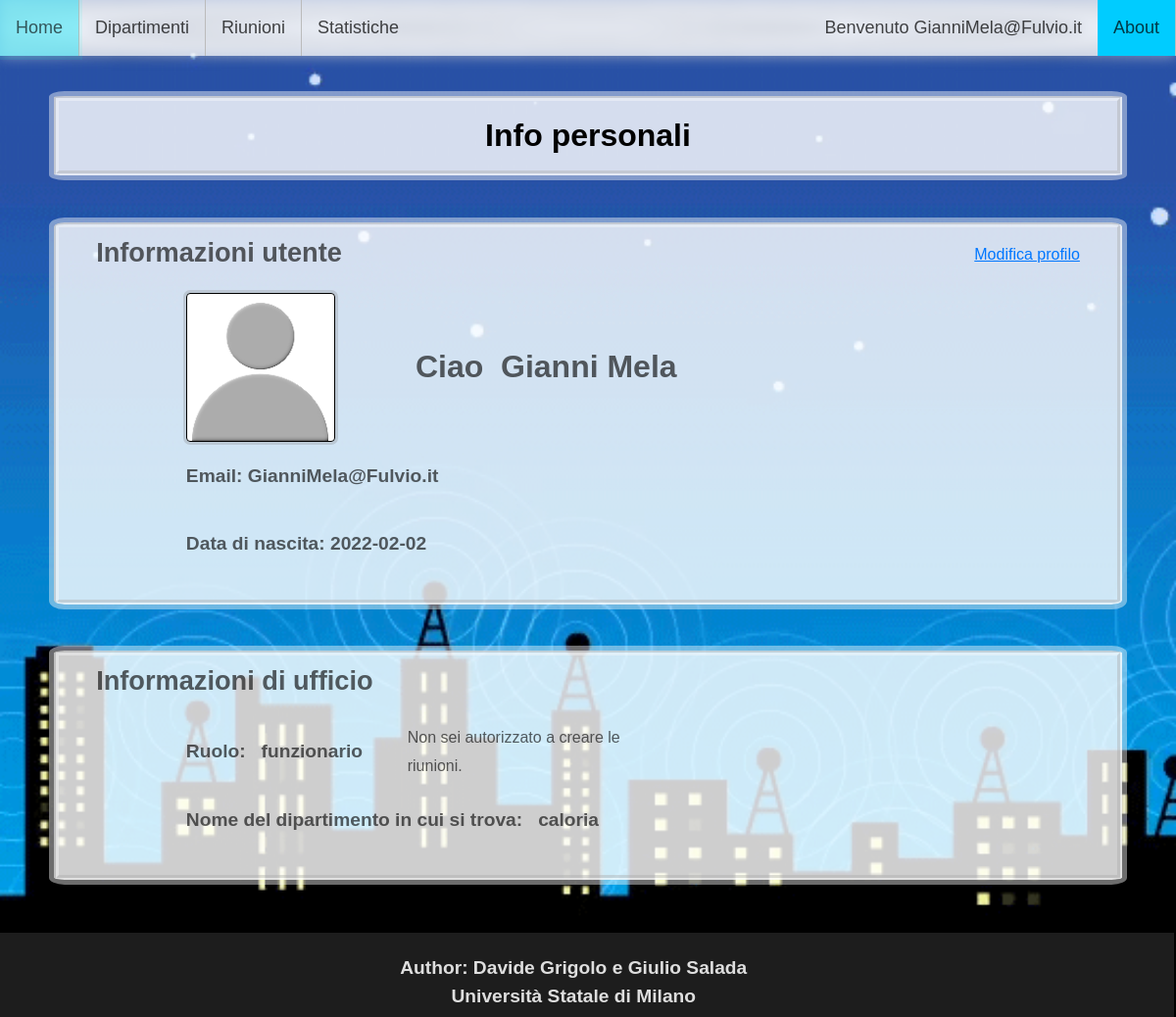
Screenshot of /Frontend/PROFILO.php (signed in) with the database file from the repository.
### tables this page shows
CREATE TABLE `dipendente` (
  `Email` varchar(50) NOT NULL,
  `Nome` varchar(50) NOT NULL,
  `Cognome` varchar(50) NOT NULL,
  `Ruolo` varchar(50) NOT NULL DEFAULT '' CHECK (`Ruolo` in ('impiegato','direttore')),
  `tipo_impiegato` varchar(50) DEFAULT NULL CHECK (`tipo_impiegato` = 'funzionario' or `tipo_impiegato` = 'capo settore' or `tipo_impiegato` = 'impiegato semplice'),
  `Foto` varchar(50) DEFAULT NULL,
  `Data_nascita` date DEFAULT NULL,
  `Data_proclamazione` date DEFAULT NULL,
  `nome_Dipartimento` varchar(50) NOT NULL,
  `email_auth` varchar(50) DEFAULT NULL,
  `data_auth` date DEFAULT NULL,
  `password` varchar(50) DEFAULT NULL
);

### common/DBquery.php (called while the page is built, shortened)
<?php
function About1($mail){
include "../Backend/DBconnect.php";
$query1 = "SELECT * FROM dipendente WHERE email='$mail';";
$res = $cid->query($query1)
    Or die("<p>Impossibile eseguire query.</p>"
    . "<p>Codice errore " . $cid->errno
    . ": " . $cid->error) . "</p>";
if ($res->num_rows > 0) {
    while($row = $res->fetch_assoc()) {
      return $row;
    }
  } else {
    echo "0 results";
  }
}
?>

### frontend/PROFILO.php (the view, shortened to what this page needs)
<!DOCTYPE html>
<html>
    <head>
        <link rel="stylesheet" type="text/css" href="../CSS/sito.css">
        <link rel="stylesheet" type="text/css" href="../CSS/profilo.css">
    </head>
    <body>
        <?php session_start(); include "../Backend/PAGEcheck.php"; $mail = $_SESSION["logged"];  include "../common/NAVBar.php";
        include '../common/DBquery.php';
        $row = About1($mail);
        ?>
        <div class = "DIVbox">
        <h1>Info personali</h1>
        </div>
        <div class = "DIVbox">
            <table class ="title">
                <tr>
                    <td><strong>Informazioni utente</strong></td>
                    <td><a class="button, prof_BOTT" href="#popup1">Modifica profilo</a>
                    </td>
                </tr>
            </table>
            <table>
                <tr>
                    <td><div class ="BORDEREDbox">
                        <a class="button, prof_BOTT" href="#popup2">
                        <img id="currentPhoto" src="<?php echo '../Immagini/'.$row["Foto"]?>" onerror="this.onerror=null; this.src='../Immagini/empty-profile.png'"
                        width="150px" height="150px"></a>
                    </div></td>
                    <td width="99%">
                    <h1>Ciao &nbsp<?php echo $row["Nome"]; echo " "; echo $row["Cognome"] ?></h1></td>
                </tr>
                <tr>
                    <td colspan="3"><p>Email: <?php echo $row["Email"] . " "?></p></td>
                </tr>
                <tr>
                    <td colspan="2"><p>Data di nascita: <?php echo $row["Data_nascita"]?></p></td>
                </tr>
            </table>
        </div>
        <div class = "DIVbox">
            <table class ="title">
                <tr>
                    <td><strong>Informazioni di ufficio</strong></td>
                </tr>
            </table>
            <table>
                <tr>
                    <?php if ($row["Ruolo"]=="direttore"){
                        echo "<td><p>Ruolo: &nbsp&nbsp direttore</p></td>";
                        echo "<td><p>Data di proclamazione: "; echo $row["Data_proclamazione"] . "</p></td>";
                    } else {
                        echo "<td><p>Ruolo: &nbsp&nbsp"; echo $row["tipo_impiegato"] . "</p></td>";
                        if ($row["data_auth"]!=NULL){
                            echo "<td><p>Autorizzato a creare le riunioni da <b>"; echo $row["email_auth"];
                            echo "</b> il <b>"; echo $row["data_auth"]; echo "</b>.</td>";
                        } else {
                            echo "<td>Non sei autorizzato a creare le riunioni.</td>";
                        }
                    }?>
                </tr>
                <tr>
                    <td colspan="2"><p>Nome del dipartimento in cui si trova: <?php echo "&nbsp&nbsp" . $row["nome_Dipartimento"]?></p></td>
                </tr>
            </table>
        </div>
    </body>
</html>

### common/NAVBar.php (shortened to what this page needs)
<?php
    $Home = "MAINsito.php";
    $Sale_riunioni = "SALEriun.php";
    $About = "About.php";
    $Profilo = "profilo.php";
    $Statistiche = "Statistiche.php";
?>
<ul style = "background-image: repeating-radial-gradient(white, rgba(100, 100, 100, 0.7) 30%); opacity: .7; filter: blur(7px); ">
    <li><a>"</a></li>
</ul>
<ul style = "z-index: 5">
    <li><a href=<?php echo $Home;?>>Home</a></li>
    <div ID="big580">
        <li><a href=<?php echo $Sale_riunioni;?>>Dipartimenti</a></li>
        <li class="dropdown" style ="border-right: 1px solid #bbb;">
            <a href="javascript:void(0)" class="dropbtn">Riunioni</a>
        </li>
        <li><a href=<?php echo $Statistiche;?>>Statistiche</a></li>
    </div>
    <li style="float:right"><a class="active" href=<?php echo $About;?>>About</a></li>
    <div ID="big800"><li class="dropdown" style="float:right">
        <a href=<?php echo $Profilo;?> class="dropbtn" href="#user">Benvenuto <?php echo $mail;?></a>
    </li></div>
</ul>
<h1 style = "color: rgba(0, 0, 0, 0)">|</h1>

### CSS/sito.css (style rules this page uses)
body { font-size: 12pt; line-height: 1.8em; font-family: Arial, sans-serif; background-image: url("../immagini/animated-pattern.gif"); background-size: auto 100%; background-attachment:fixed; color: #ffffffad; }
td { padding-right:0; padding-left: 15; }
td:last-child { border-right:#04AA6D; }
ul { list-style-type: none; margin: 0; padding: 0; background-color: rgba(255, 255, 255, 0.7); top: 0; width: 100%; left: 0; position: fixed }
table { text-align: left; color: rgba(7, 7, 7, 0.644); padding: 2%; display: block; margin-left: 10%; margin-right: 10%; border-collapse: collapse; border: rgba(0, 0, 0, 0) 0px; border-radius: 6px; border: 1; background: rgba(0, 0, 0, 0); }
.DIVbox { text-align: center; height:min-content; position:static; color: black; outline: 5px solid rgba(253, 253, 253, 0.432); border: 5px solid rgba(253, 253, 253, 0.397); border-radius: 1%; background-color: rgba(255, 255, 255, 0.808); font-size:medium; line-height: fit-content; }
@media only screen and (min-width: 851px) { #big800 { display:contents; visibility: visible; } }
@media only screen and (min-width: 581px) { #big580 { display:contents; visibility: visible; } }
ul { width: auto !important; right: 0; }
li { float: left; border-right: 1px solid #bbb; }
li:last-child { border-right: none; }
li a, .dropbtn { display: inline-block; color: rgba(0, 0, 0, 0.726); text-align: center; font-size: large; padding: 14px 16px; text-decoration: none; }
li.dropdown { display: inline-block; }
.active { background-color: #00ccff; }
.footer { clear: both; position: relative; height: 80px; margin-top: -80px; width: 103%; margin-left: -3%; margin-bottom: -1%; text-align: center; padding: 3px; background-color: rgba(37, 37, 37, 0.801); color: rgba(255, 255, 255, 0.856); }

### CSS/profilo.css (style rules this page uses)
.DIVbox { border-collapse: separate; border-style: groove; margin: 4%; }
table.title { font-size: 17pt; font-family: Arial, sans-serif; border-collapse: collapse; margin-left: 3.5%; margin-right: 3.5%; padding-top: 1%; border-spacing: 0px; padding-bottom: 0px; padding-left: 0px; padding-right: 0px; width:fit-content; }
table.title td:first-child { white-space:pre; }
table.title td:last-child { text-align: end; background: rgba(0, 0, 0, 0); width:100%; }
p { font-size:larger; font-weight: bolder; }
strong { font-size:larger; }
.prof_BOTT { font-size: 12pt; color: rgb(0, 119, 255); background: rgba(0, 0, 0, 0); border: 0; }
.BORDEREDbox { border: solid rgb(0, 0, 0) 1px; border-radius: 4px; background: white; outline: 3px solid rgba(128, 128, 128, 0.267); box-shadow: 2px solid grey; height: 150px; width: 150px; }
table td:last-child { padding-left: 10%; }
table td:first-child { padding-left: 0%; }

### rows the page displays
dipendente: Nome "Gianni", Cognome "Mela", Email "GianniMela@Fulvio.it", Data_nascita "2022-02-02", tipo_impiegato "funzionario", nome_Dipartimento "caloria"

### other values shown
$mail "GianniMela@Fulvio.it"
